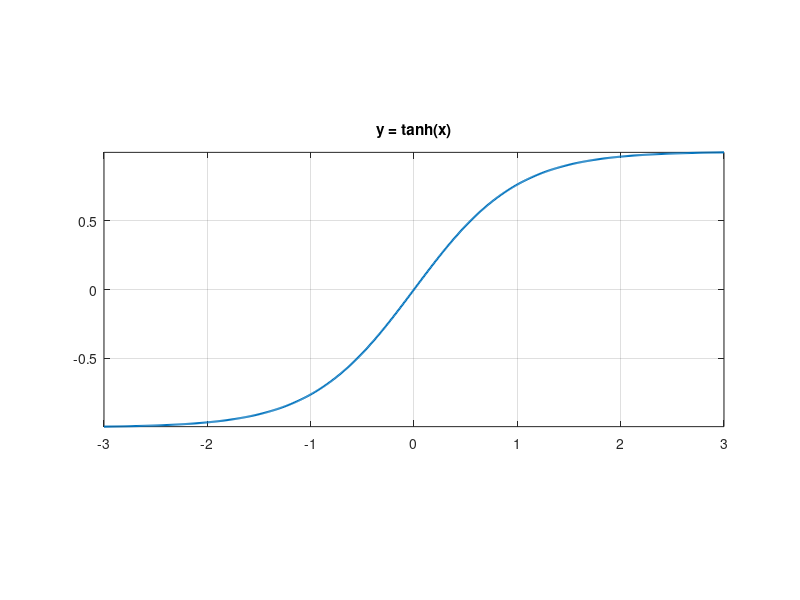
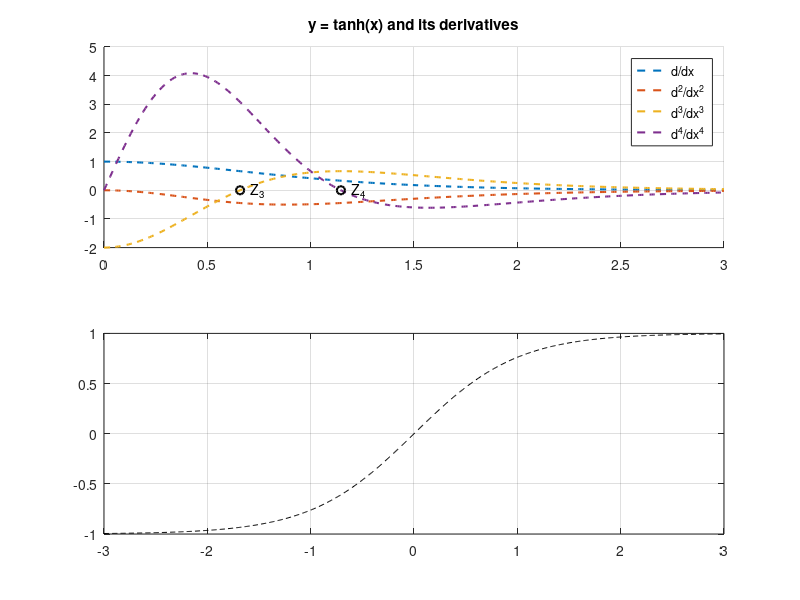

Here is the MATLAB script that generated these plots, in order: (Note: this script raises an error after producing the figures.)
%% y=tanh(x)
x = [-3:0.01:3];
y = tanh(x);
figure;
subplot(5,1,2:4);
plot(x, y, 'linewidth', 1.5);
axis tight;
grid on;
title('y = tanh(x)');
print -dpng plot_tanh.png;
close;

%% f() and its derivatives, zoomed
x = [0:0.01:3];
y = tanh(x);
yp = 1 - tanh(x) .^ 2;
ypp = -2 .* tanh(x) .^ 2 .* yp;
yppp = 2 .* yp .* (3 .* tanh(x) .^ 2 - 1);
ypppp = -8 .* y .* yp .* (3 .* tanh(x) .^ 2 - 2);
figure;
subplot(2,1,1);
hold all;
grid on;

% d
plot(x, yp, '--', 'linewidth', 1.5);
% d2
plot(x, ypp, '--', 'linewidth', 1.5);
% d3
plot(x, yppp, '--', 'linewidth', 1.5);
% d4
plot(x, ypppp, '--', 'linewidth', 1.5);
% d3=0
px = atanh(sqrt(1/3)); py = 2 * (1 - tanh(px) ^ 2) * (3 * tanh(px) ^ 2 - 1);
plot(px, py, 'ok', 'linewidth', 1.5, 'markersize',6.0);
text(px+0.05, py, 'Z_3', 'color', 'black');
% d4=0
px = atanh(sqrt(2/3)); py = -8 * tanh(px) * (1 - tanh(px) ^ 2) * (3 * tanh(px) ^ 2 - 2);
plot(px, py, 'ok', 'linewidth', 1.5, 'markersize',6.0);
text(px+0.05, py, 'Z_4', 'color', 'black');

%axis tight;
title('y = tanh(x) and its derivatives');
legend('d/dx', 'd^2/dx^2', 'd^3/dx^3', 'd^4/dx^4');

subplot(2,1,2);
x = [-3:0.01:3];
% f(x)
y = tanh(x);
plot(x, y, '--k');
hold all;
grid on;
% piecewise approximateion
ypw = piecewise(x);
plot(x, ypw, '-r');
% interesting points
px = 0; py = tanh(px);
plot(px, py, 'or', 'linewidth', 1.5, 'markersize', 6.0);
px = atanh(sqrt(1/3)); py = tanh(px);
plot(px, py, 'or', 'linewidth', 1.5, 'markersize', 6.0);
px = atanh(sqrt(2/3)); py = tanh(px);
plot(px, py, 'or', 'linewidth', 1.5, 'markersize', 6.0);
px = 2; py = tanh(px);
plot(px, py, 'or', 'linewidth', 1.5, 'markersize', 6.0);

px = atanh(-sqrt(1/3)); py = tanh(px);
plot(px, py, 'or', 'linewidth', 1.5, 'markersize', 6.0);
px = atanh(-sqrt(2/3)); py = tanh(px);
plot(px, py, 'or', 'linewidth', 1.5, 'markersize', 6.0);
px = -2; py = tanh(px);
plot(px, py, 'or', 'linewidth', 1.5, 'markersize', 6.0);

legend('f(x)', 'Piecewise');
print -dpng plot_derivatives.png;
close;
